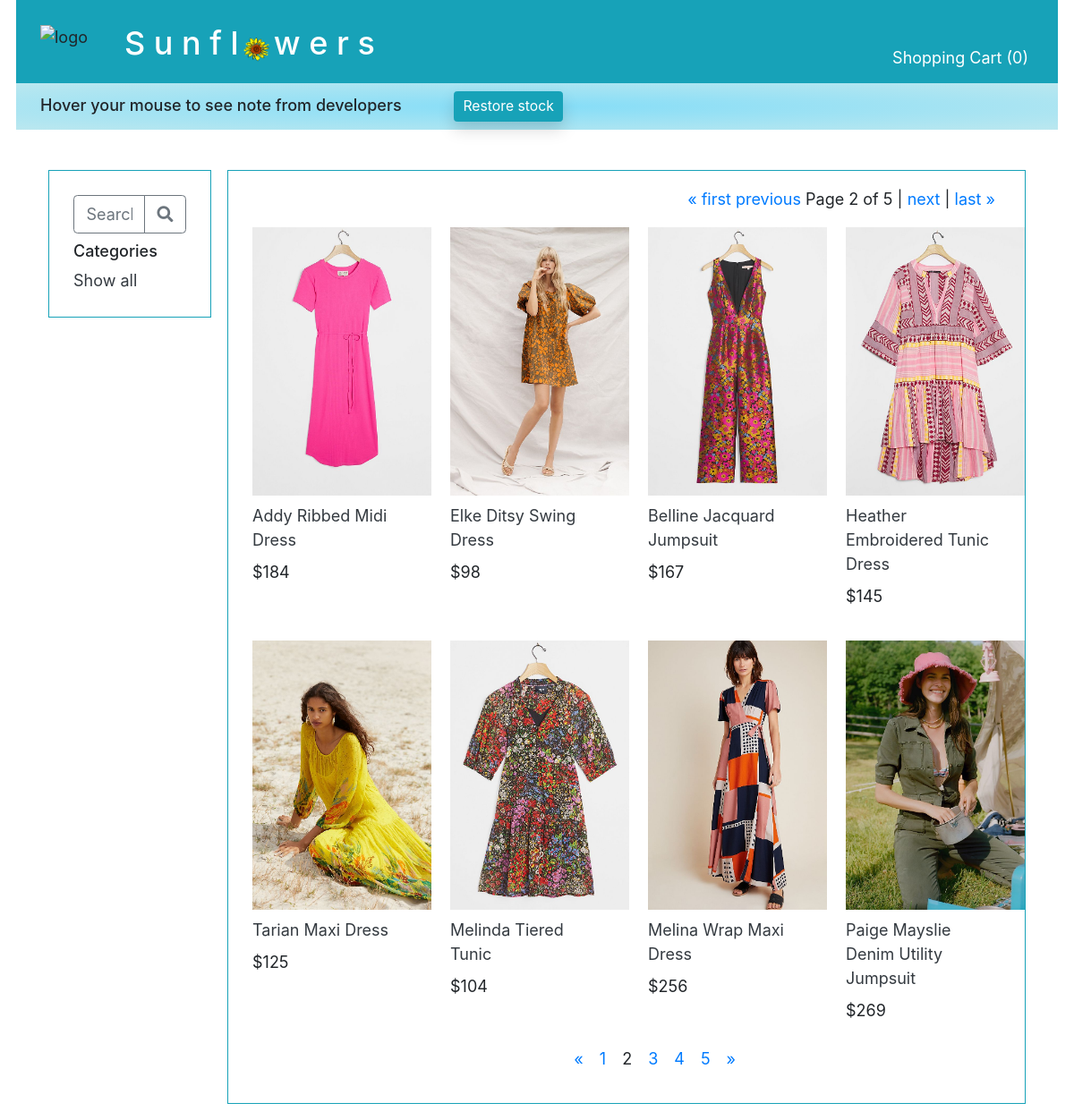
/results/?page=2, run on the app's committed database.
### main/models.py (models this page shows, shortened)
class Photo(models.Model):
    img = models.ImageField(upload_to='products', blank=True)
    type_of_photo = models.ForeignKey(
        PhotoType,
        related_name='photos_included',
        on_delete=models.CASCADE
    )
    for_product = models.ForeignKey(
        Product,
        related_name='photos',
        on_delete=models.CASCADE
    )

class Product(models.Model):
    name = models.CharField(max_length=255, default="")
    desc= models.TextField(default="")
    quantity_purchased = models.IntegerField(default=0)
    quantity_sold = models.IntegerField(default=0)
    quantity_available = models.IntegerField(default=0)
    temp_quan_avail = models.IntegerField(default=0)
    unit_price=models.DecimalField(max_digits=5, decimal_places=0)
    category = models.ForeignKey(
        Category,
        related_name='products_included',
        on_delete=models.CASCADE
    )
    objects = ClassManager()

### main/views.py (the view)
# urls.py: path('results/', views.search_product_by_name, name='search'),
def search_product_by_name(request):
    query = request.GET.get('search')
    if query:
        postresult = Product.objects.filter(name__contains=query).exclude(temp_quan_avail=0)
        product_list = postresult
    else:
        product_list = Product.objects.all()
    if "cart_dict" not in request.session:
        quantity_in_cart = 0
    else:
        quantity_in_cart = 0
        for key in request.session["cart_dict"]:
            quantity_in_cart += request.session["cart_dict"][key]
    page = request.GET.get('page', 1)
    paginator = Paginator(product_list, 8)
    try:
        product_list = paginator.page(page)
    except PageNotAnInteger:
        product_list = paginator.page(1)
    except EmptyPage:
        product_list = paginator.page(paginator.num_pages)
    page_number = request.GET.get('page')
    page_obj = paginator.get_page(page_number)
    for each_product in product_list:
        photos = Photo.objects.filter(for_product = each_product)
        for photo in photos:
            if photo.type_of_photo_id == 1:
                photo.type_of_photo_id = 2
                photo.save()
        first_photo = photos.first()
        first_photo.type_of_photo_id = 1
        first_photo.save()
    context = {
        "all_search_results": product_list,
        "all_photos": Photo.objects.all(),
        "paginator": paginator,
        'page_obj': page_obj,
        "quantity_in_cart": quantity_in_cart,
    }
    return render(request, '_13_search_results.html', context)

### main/templates/_13_search_results.html (shortened to what this page needs)
<!DOCTYPE html>
<html lang="en">
<head>
  {% include "_0_head_tags.html" %}
</head>
<body>
  <div id="container">
    {% include "_0_top_nav_bar.html" %}
    {% include "_0_left_nav_bar.html" %}
    <div class="col border border-info p-3" style="min-width:800px;">
      <div class="col text-right mb-1">
        <span class="step-links">
            {% if page_obj.has_previous %}
            <a href="?page=1">&laquo; first</a>
            <a href="?page={{ page_obj.previous_page_number }}">previous</a>
            {% endif %}
            <span class="current">
                Page {{ page_obj.number }} of {{ page_obj.paginator.num_pages }} |
            </span>
            {% if page_obj.has_next %}
            <a href="?page={{ page_obj.next_page_number }}">next</a> |
            <a href="?page={{ page_obj.paginator.num_pages }}">last &raquo;</a>
            {% endif %}
        </span>
    </div>
      <div class="row mt-2">
        {% for product in all_search_results %}
        <div class="col-3">
          {% for photo in all_photos %}
          {% if photo.type_of_photo_id == 1 and photo.for_product_id == product.id %}
          <div class="row m-2"><a href="/product/category/{{ product.category_id }}/item/{{ product.id }}"><img class="" width="200" src="{{ photo.img.url }}"></a></div>
          {% endif %}
          {% endfor %}
          <a class="row text-dark m-2"
            href="/product/category/{{ product.category_id }}/item/{{ product.id }}">{{ product.name }}</a>
          <div class="row mb-4">
            <div class="col m-2t ml-2">${{ product.unit_price }}</div>
          </div>
        </div>
        {% endfor %}
      </div>
      <div class="row">
        <div class="col-4 offset-5 text-center">
            {% if all_search_results.has_other_pages %}
            <ul class="pagination">
                {% if all_search_results.has_previous %}
                <li><a href="?page={{ all_search_results.previous_page_number }}">&laquo;</a></li>
                {% else %}
                <li class="disabled"><span>&laquo;</span></li>
                {% endif %}
                {% for i in all_search_results.paginator.page_range %}
                {% if all_search_results.number == i %}
                <li class="active ml-3"><span>{{ i }} <span class="sr-only">(current)</span> </span></li>
                {% else %}
                <li><a class="ml-3" href="?page={{ i }}">{{ i }}</a></li>
                {% endif %}
                {% endfor %}
                {% if all_search_results.has_next %}
                <li><a class="ml-3" href="?page={{ all_search_results.next_page_number }}">&raquo;</a></li>
                {% else %}
                <li class="disabled"><span>&raquo;</span></li>
                {% endif %}
            </ul>
            {% endif %}
        </div>
    </div>
      </div>
    </div>
</body>
</html>

### main/static/projectStyle.css (style rules this page uses)
* { font-size:1.5vw; }
img { height: auto !important; }

### data on the page
Product: name "Addy Ribbed Midi Dress", unit_price "184"
Photo: img (picture)
Product: name "Elke Ditsy Swing Dress", unit_price "98"
Photo: img (picture)
Product: name "Belline Jacquard Jumpsuit", unit_price "167"
Photo: img (picture)
Product: name "Heather Embroidered Tunic Dress", unit_price "145"
Photo: img (picture)
Product: name "Tarian Maxi Dress", unit_price "125"
Photo: img (picture)
Product: name "Melinda Tiered Tunic", unit_price "104"
Photo: img (picture)
Product: name "Melina Wrap Maxi Dress", unit_price "256"
Photo: img (picture)
Product: name "Paige Mayslie Denim Utility Jumpsuit", unit_price "269"
Photo: img (picture)

### other printed values
{{ quantity_in_cart }} "0"
{{ page_obj.number }} "2"
{{ page_obj.paginator.num_pages }} "5"
{{ i }} "1" "3" "4" "5"
{{ i }} "2"
